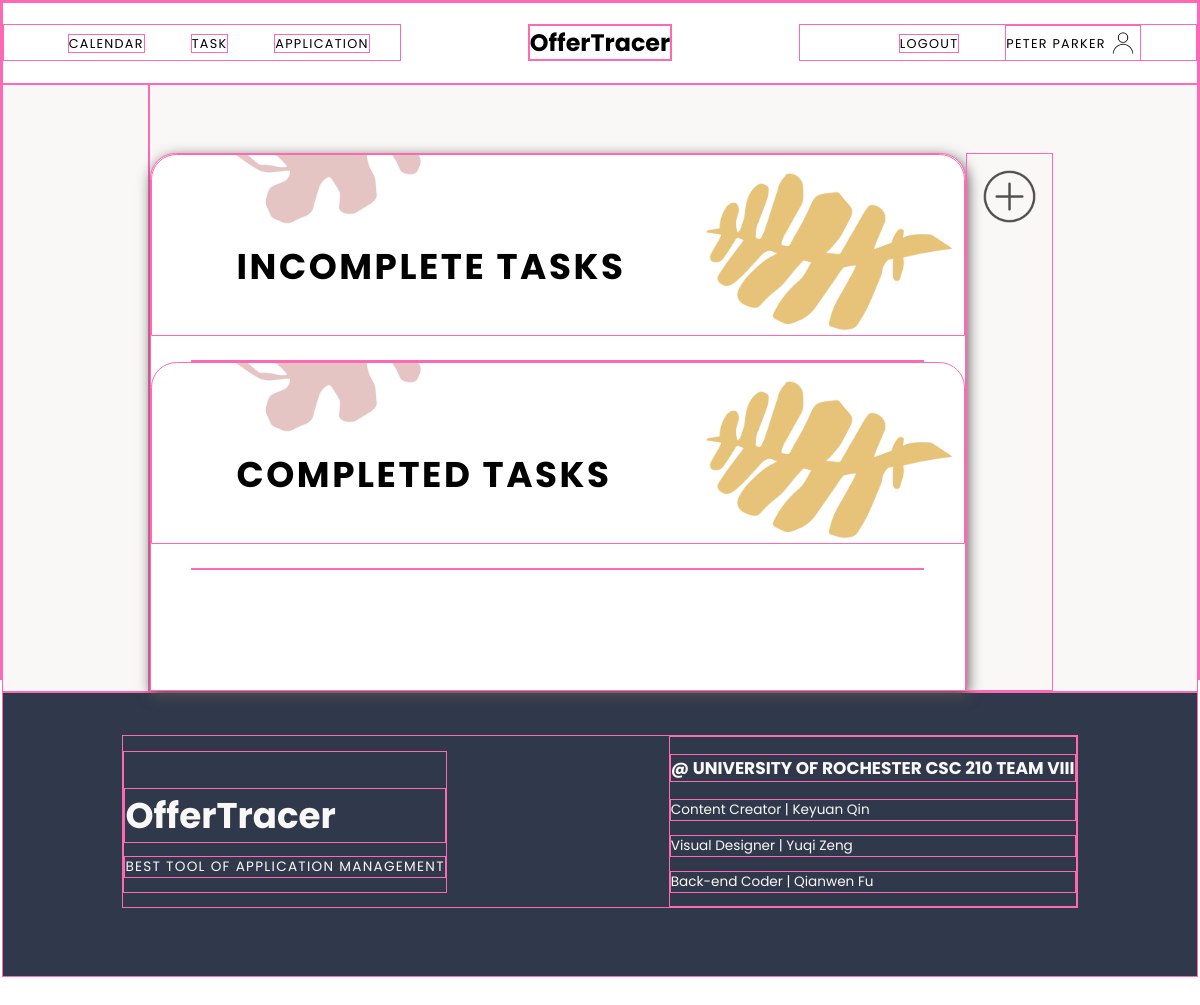
Page /task (signed in) on the earlier database version.
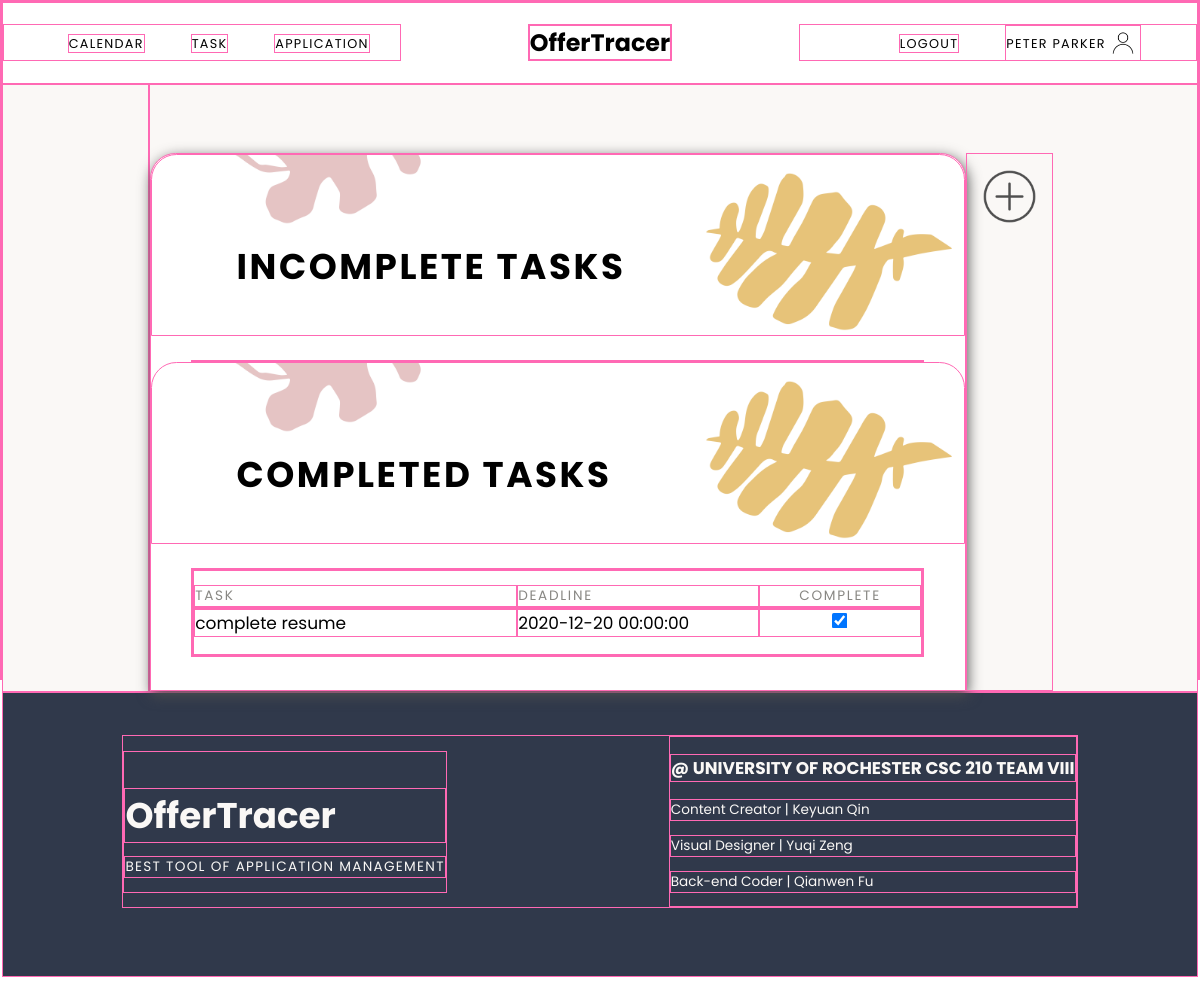
Same page on the later database version.
### models.py (models this page shows, shortened)
class User(UserMixin, db.Model):
	id = db.Column(db.Integer, primary_key=True)
	email = db.Column(db.String(100), unique=True, nullable=False)
	password = db.Column(db.String(100), nullable=False)
	name = db.Column(db.String(100), nullable=False)
	jobs = db.relationship('Job', backref='author', lazy=True)
	tasks = db.relationship('Task', backref='author', lazy=True)

class Task(db.Model):
	id = db.Column(db.Integer, primary_key=True)
	item = db.Column(db.String(100), nullable=False) #title of this task
	notes = db.Column(db.Text)
	due = db.Column(db.DateTime)
	complete = db.Column(db.Boolean(False), nullable=False)
	job_id = db.Column(db.Integer, db.ForeignKey('job.id'))
	user_id = db.Column(db.Integer, db.ForeignKey('user.id'))

### main.py (the view)
@main.route('/task')
@login_required
def task():
	tasks = []
	completed = []
	data = Task.query.filter_by(user_id=current_user.id)
	for task in data:
		if task.complete == False:
			tasks.append(task)
		else:
			completed.append(task)
	return render_template('task.html', name=current_user.name, tasks=tasks, completed=completed)

### app.py (called while the page is built)
@login_manager.user_loader
def load_user(user_id):
	return User.query.get(int(user_id))

### templates/task.html (shortened to what this page needs)
{% extends "baseLogged.html" %}
{% block content %}
<div class="taskContainer sectionContainer">
	<div class="button">
	</div>
	<div class="todolist">
		<h1>Incomplete Tasks</h1>
		<ul class="taskList">
		</ul>
		<h1>Completed Tasks</h1>
		<ul class="taskList">
			{% if completed %}
				{% for task in completed %}
				<li class="taskItem">
					<div class="taskItemTitle taskIteminner">
						<p>Task</p>
						<p>Deadline</p>
						<p class="complete">Complete</p>
					</div>
					<div class="taskItemRec taskIteminner">
						<p>{{task.item}}</p>
						<p>{{task.due}}</p>
						<p class="complete"><input type="checkbox" name="complete" onclick="window.location.href='{{url_for('main.incomplete', id = task.id)}}';" value="incomplete" checked></p>
					</div>
				</li>
				{% endfor %}
			{% endif %}
		</ul>
	</div>
	<div class="addButton">
		<button></button>
	</div>
</div>
{% endblock %}

### templates/baseLogged.html (shortened to what this page needs)
<!DOCTYPE html>
<html lang="en">
<head>
	<link rel="stylesheet" type="text/css" href="{{ url_for('static', filename='css/nav.css') }}">
	<link rel="stylesheet" type="text/css" href="{{ url_for('static', filename='css/styles.css') }}">
	<link rel="stylesheet" type="text/css" href="{{ url_for('static', filename='css/dashboard.css') }}">
	<link rel="stylesheet" type="text/css" href="{{ url_for('static', filename='css/calendar.css') }}">
  	<link rel="stylesheet" type="text/css" href="{{ url_for('static', filename='css/task.css') }}">
  	<link rel="stylesheet" type="text/css" href="{{ url_for('static', filename='css/app.css') }}">
</head>
<body>
	{% if current_user.is_authenticated %}
	<nav class="main-menu auth">
		<div class="m1">
			<a href="{{url_for('main.calendar')}}">Calendar</a>
			<a href="{{url_for('main.task')}}">Task</a>
			<a href="{{url_for('main.job')}}">Application</a>
		</div>
		<div class="title">
			<a href="{{url_for('main.index')}}">OfferTracer</a>
		</div>
		<div class="m2">
			<a href="{{url_for('auth.logout')}}">Logout</a>
			<a href="{{url_for('main.dashboard')}}" class="accName">{{ name }}</a>
		</div>
	</nav>
	{% block content %}
	{% endblock %}
	<footer class="sectionContainer">
			<div class="content footerContent containAlignCenter">
				<div class="webName">
					<h3>OfferTracer</h3>
					<p>Best Tool of Application Management</p>
				</div>
				<div class="developer">
					<h3>@ University of Rochester CSC 210 TEAM VIII</h3>
					<p>Content Creator | Keyuan Qin</p>
					<p>Visual Designer | Yuqi Zeng</p>
					<p>Back-end Coder | Qianwen Fu</p>
				</div>
			</div>
	</footer>
	{% endif %}
</body>
</html>

### static/css/nav.css (style rules this page uses)
.main-menu { top: 0; width: 100%; display: grid; grid-template-columns: 1fr 1fr 1fr; padding-top: 25px; padding-bottom: 25px; }
.auth { background-color: white; }
.main-menu a { text-decoration: none; color:black; font-family: 'Poppins', sans-serif; }
.title { margin: 0 auto; align-self: center; text-align: center; }
.m1 { padding-left: 50px; padding-top: 11px; }
.m2 { padding-right: 40px; text-align: right; padding-top: 11px; }
.title a { font-size: 28px; font-weight: bolder; }
.m1 a, .m2 a { text-transform: uppercase; margin-left: 25px; margin-right: 25px; font-size: 15px; letter-spacing: 1.5px; }
.accName { background-image: url(../images/user.png); background-repeat: no-repeat; background-position: right; background-size: contain; padding-right: 40px; padding-top: 10px; padding-bottom: 10px; }

### static/css/styles.css (style rules this page uses)
html, body, .container { margin: 0; height: 100%; }
li { list-style: none; }
ul { padding-left: 0; }
.sectionContainer { margin: 0 auto; width: 100%; align-self: center; display: flex; flex-wrap: wrap; justify-content: center; }
.content { height: auto; max-width: 80%; font-family: 'Poppins', sans-serif; display: flex; align-items: center; }
.containAlignCenter { margin: 0 auto; align-self: center; display: flex; flex-wrap: wrap; justify-content: center; }
footer { background-color: #30394b; }
.footerContent { color: #faf8f6; margin-top: 50px; margin-bottom: 80px; width: 100%; justify-content: space-between; }
.webName h3 { font-size: 42px; margin-bottom: 0px; padding-bottom: 0; }
.webName p { text-transform: uppercase; letter-spacing: 1.5px; }
.developer h3 { text-transform: uppercase; font-size: 20px; }
@media (max-width: 1350px) { html { zoom: 90%; } }
@media (max-width: 1250px) { html { zoom: 85%; } }

### static/css/calendar.css (style rules this page uses)
*, *:before, *:after { -moz-box-sizing: border-box; -webkit-box-sizing: border-box; box-sizing: border-box; }

### static/css/task.css (style rules this page uses)
.taskContainer { background-color: #faf8f6; min-height: 90%; }
.todolist { border-top-left-radius: 30px; border-top-right-radius: 30px; width: 960px; margin-top: 80px; background-color: white; font-family: 'Poppins', sans-serif; -webkit-box-shadow: 2px 5px 16px 0px #4f4f4f, 5px 5px 15px 5px rgba(0,0,0,0); box-shadow: 2px 5px 16px 0px #4f4f4f, 5px 5px 15px 5px rgba(0,0,0,0); }
.addButton { margin-top: 80px; }
.addButton button { background-image: url(../images/addButton.png); background-repeat: no-repeat; background-position: center; background-size: contain; background-color: transparent; border: none; width: 100px; height: 100px; outline: none; }
.todolist h1 { border-top-left-radius: 30px; border-top-right-radius: 30px; margin-top: 0px; padding-top: 100px; padding-bottom: 50px; background-image: url(../images/taskback.png); background-repeat: no-repeat; background-position: 50% 90%; background-size: cover; padding-left: 100px; font-size: 42px; letter-spacing: 3px; text-transform: uppercase; }
.todolist ul { width: 90%; margin: 0 auto; }
.taskIteminner { display: grid; grid-template-columns: 2fr 1.5fr 1fr; }
.taskItemRec input { margin: 0 auto; height: 19px; width: 19px; }
.complete { text-align: center; }
.taskItemRec p { margin-top: 0; font-size: 20px; }
.taskItemTitle p { margin-bottom: 0; text-transform: uppercase; letter-spacing: 2px; color: #888783; }

### static/css/app.css (style rules this page uses)
* { border: 1px solid hotpink; }

Differences in the rows shown:
added Task: item "complete resume", due "2020-12-20 00:00:00"
